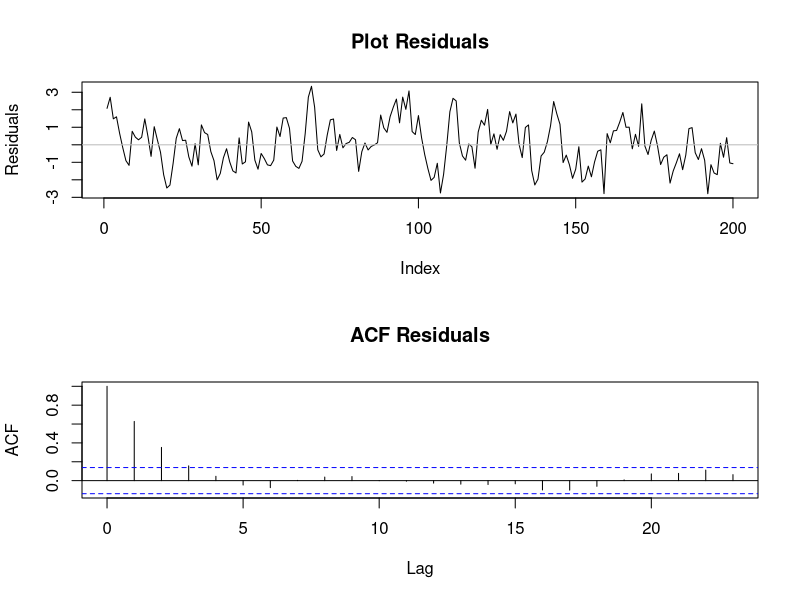
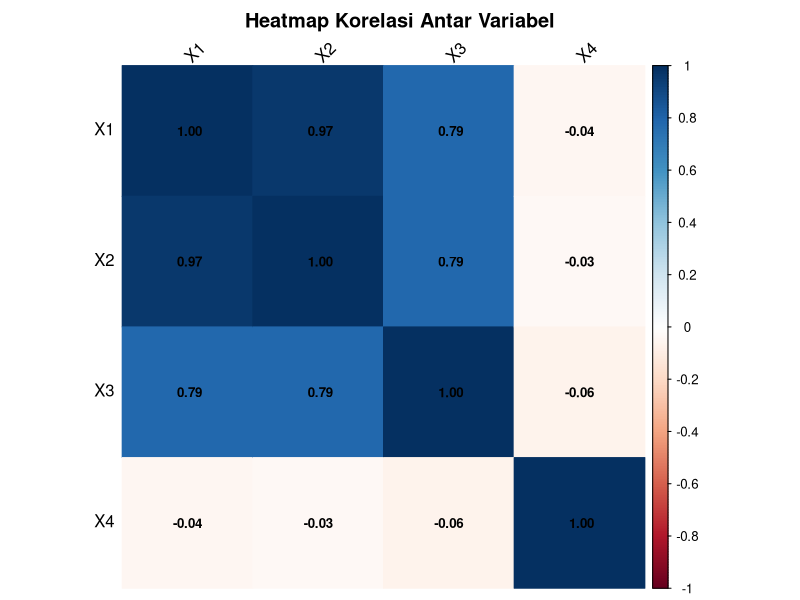
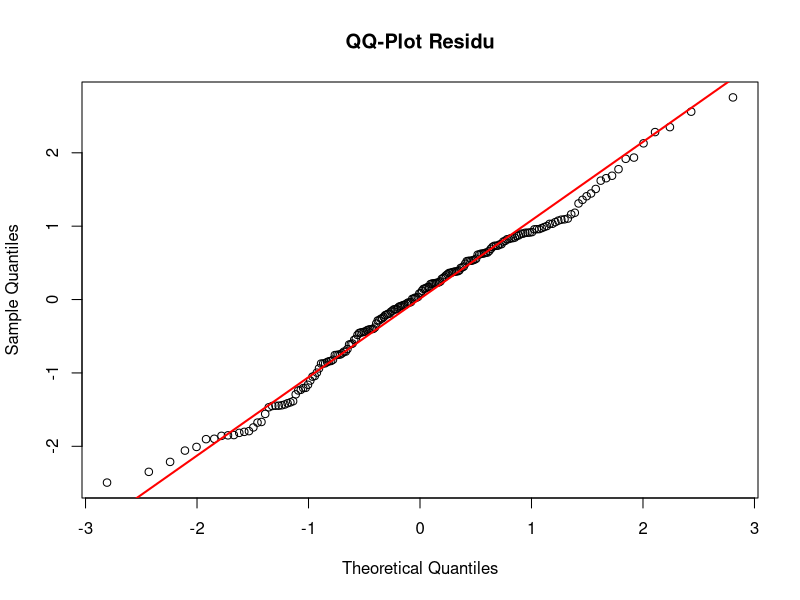
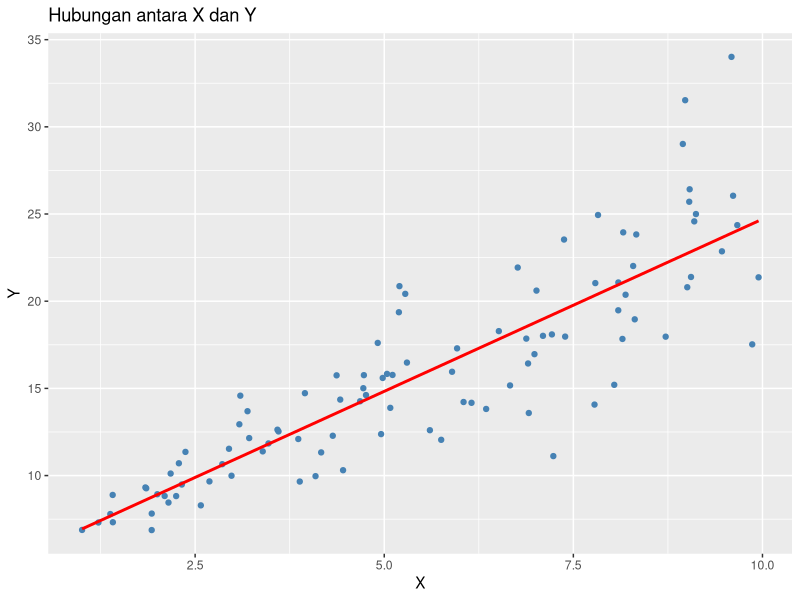
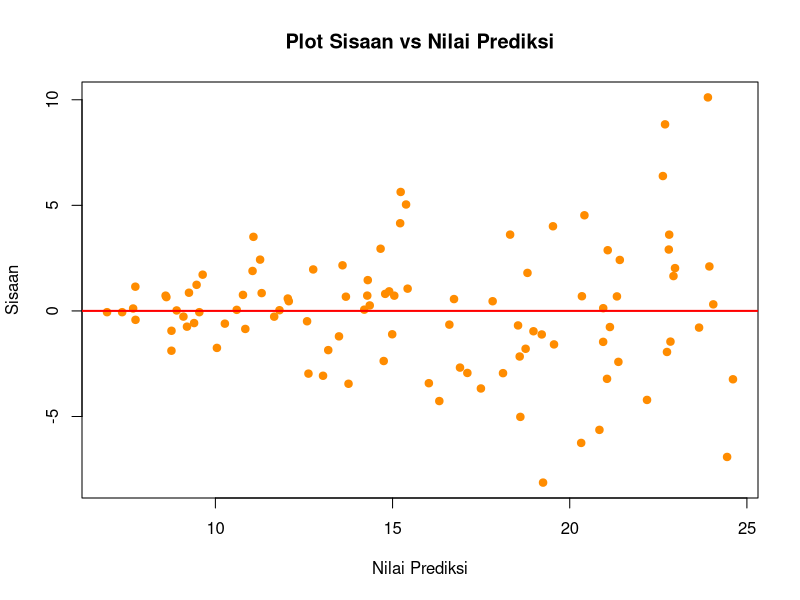

Recreate these plots in R, in order.
## ---- chunk 1
set.seed(123)

# Parameter simulasi
n     <- 200   # Jumlah Obs
beta0 <- 1.0   # Intercept
beta1 <- 2.5   # Koef Slope
sigma <- 1.0   # Std Dev 
rho   <- 0.7   # koefisien autokorelasi

# Variabel independen
x <- rnorm(n, mean = 0, sd = 1)

# Bangkitkan error AR(1)
u <- rnorm(n, 0, sigma)
eps <- numeric(n)
eps[1] <- u[1]
for(t in 2:n) eps[t] <- rho * eps[t-1] + u[t]

# Variabel dependen
y <- beta0 + beta1 * x + eps

# Model regresi biasa
fit <- lm(y ~ x)
summary(fit)
## ---- chunk 2
res <- resid(fit)

par(mfrow = c(2,1))
plot(res, type = "l", main = "Plot Residuals", ylab = "Residuals")
abline(h = 0, col = "gray")
acf(res, main = "ACF Residuals")
par(mfrow = c(1,1))
## ---- chunk 3
library(lmtest)

dw_result <- dwtest(fit)
dw_result
## ---- chunk 4
library(car)      # untuk fungsi vif()
library(ggplot2)
library(GGally)   # untuk pairplot
library(corrplot) # untuk heatmap korelasi
## ---- chunk 5
set.seed(123)
# Jumlah observasi
n <- 100

# Variabel independen
X1 <- rnorm(n, mean = 50, sd = 10)
X2 <- 0.8*X1 + rnorm(n, mean = 0, sd = 2)   # Sangat berkorelasi dengan X1
X3 <- 0.5*X1 + 0.3*X2 + rnorm(n, 0, 5)      # Kombinasi X1 & X2
X4 <- rnorm(n, mean = 100, sd = 20)         # Tidak berkorelasi dengan X1–X3

# Variabel dependen
Y <- 5 + 0.6*X1 + 0.4*X2 + 0.2*X3 + rnorm(n, 0, 5)

# Gabungkan ke dalam data frame
data_ml <- data.frame(Y, X1, X2, X3, X4)
head(data_ml)
## ---- chunk 6
# Hitung matriks korelasi
cor_matrix <- cor(data_ml[, -1]) # tanpa Y

# Plot heatmap korelasi
corrplot(cor_matrix, method = "color", addCoef.col = "black",
         tl.col = "black", tl.srt = 45, number.cex = 0.8,
         title = "Heatmap Korelasi Antar Variabel", mar = c(0,0,2,0))
## ---- chunk 7
# Membuat model regresi
model <- lm(Y ~ X1 + X2 + X3 + X4, data = data_ml)

# Ringkasan hasil regresi
summary(model)
## ---- chunk 8
# Uji VIF
vif_values <- vif(model)
vif_values

# Interpretasi sederhana
if (any(vif_values > 10)) {
  cat("\nTerdapat multikolinearitas tinggi (VIF > 10)\n")
} else if (any(vif_values > 5)) {
  cat("\nAda indikasi multikolinearitas sedang (VIF > 5)\n")
} else {
  cat("\nTidak ada masalah multikolinearitas\n")
}
## ---- chunk 9
# Parameter dan jumlah sampel
n <- 200
beta0 <- 1.5
beta1 <- 2.0

# Variabel prediktor (X)
x <- runif(n, -3, 3)

# Error (sisaan sesungguhnya) ~ Normal(0,1)
eps <- rnorm(n, mean = 0, sd = 1)

# Variabel respon (Y)
y <- beta0 + beta1 * x + eps

# Data frame
df <- data.frame(x = x, y = y)
head(df)
## ---- chunk 10
# Membentuk model regresi linear
fit <- lm(y ~ x, data = df)

# Mengambil residu dari model
resids <- residuals(fit)

# Ringkasan model
summary(fit)
## ---- chunk 11
# Shapiro-Wilk Test
shapiro_result <- shapiro.test(resids)
shapiro_result
## ---- chunk 12
qqnorm(resids, main = "QQ-Plot Residu")
qqline(resids, col = "red", lwd = 2)
## ---- chunk 13
cat("Berdasarkan:\n")
cat("• Uji:", round(shapiro_result$p.value, 4), "> 0.05")
cat("• QQ-Plot: Pola titik mengikuti garis normal\n")
cat("Statistik Deskriptif Residual:\n")
cat("• Mean =", round(mean(resids), 4))
cat("• Standar Deviasi =", round(sd(resids), 4))
cat("• Distribusi: N(", round(mean(resids), 2), ",", round(sd(resids), 2), "²)")
## ---- chunk 14
set.seed(123)

# Jumlah data
n <- 100

# Variabel independen
x <- runif(n, 1, 10)

# Sisaan tidak homogen: varians tergantung pada X
error <- rnorm(n, mean = 0, sd = x * 0.5)

# Variabel dependen (model linier)
y <- 5 + 2 * x + error

# Gabungkan menjadi data frame
data_hetero <- data.frame(x, y)
head(data_hetero)
## ---- chunk 15
ggplot(data_hetero, aes(x = x, y = y)) +
  geom_point(color = "steelblue") +
  geom_smooth(method = "lm", se = FALSE, color = "red") +
  labs(title = "Hubungan antara X dan Y",
       x = "X", y = "Y")
## ---- chunk 16
model <- lm(y ~ x, data = data_hetero)
summary(model)
## ---- chunk 17
plot(model$fitted.values, resid(model),
     main = "Plot Sisaan vs Nilai Prediksi",
     xlab = "Nilai Prediksi", ylab = "Sisaan",
     pch = 19, col = "darkorange")
abline(h = 0, col = "red", lwd = 2)
## ---- chunk 18
bp_result <- bptest(model)
bp_result
## ---- chunk 19
cat("Berdasarkan bukti\n")
cat("• Uji  Breusch-Pagan: p-value =", format(bp_result$p.value, scientific = TRUE, digits = 3))
cat("• Plot Residual: Pola kipas yang terlihat jelas")
